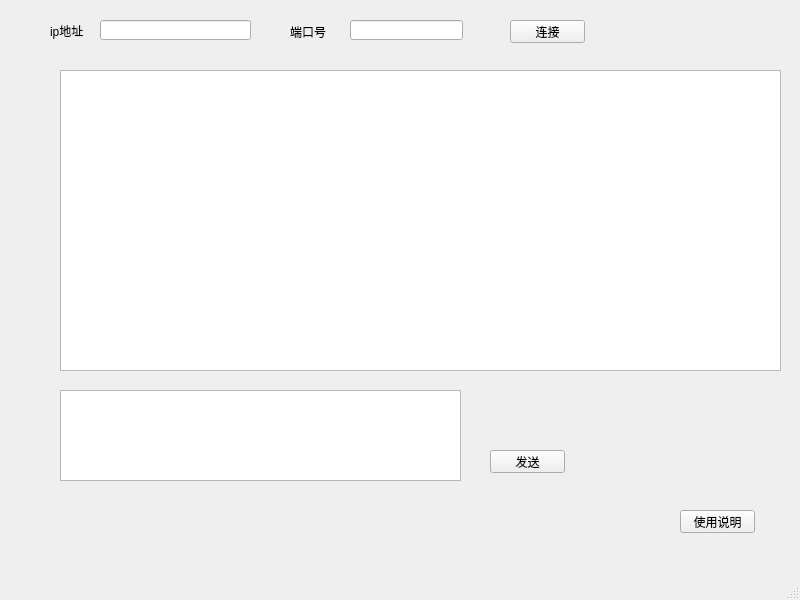
<?xml version="1.0" encoding="UTF-8"?>
<ui version="4.0">
 <class>MainWindow</class>
 <widget class="QMainWindow" name="MainWindow">
  <property name="geometry">
   <rect>
    <x>0</x>
    <y>0</y>
    <width>800</width>
    <height>600</height>
   </rect>
  </property>
  <property name="windowTitle">
   <string>MainWindow</string>
  </property>
  <widget class="QWidget" name="centralwidget">
   <widget class="QLabel" name="label">
    <property name="geometry">
     <rect>
      <x>50</x>
      <y>20</y>
      <width>54</width>
      <height>21</height>
     </rect>
    </property>
    <property name="text">
     <string>ip地址</string>
    </property>
   </widget>
   <widget class="QLineEdit" name="ip_addr">
    <property name="geometry">
     <rect>
      <x>100</x>
      <y>20</y>
      <width>151</width>
      <height>20</height>
     </rect>
    </property>
   </widget>
   <widget class="QTextEdit" name="_input">
    <property name="geometry">
     <rect>
      <x>60</x>
      <y>390</y>
      <width>401</width>
      <height>91</height>
     </rect>
    </property>
   </widget>
   <widget class="QTextBrowser" name="_output">
    <property name="geometry">
     <rect>
      <x>60</x>
      <y>70</y>
      <width>721</width>
      <height>301</height>
     </rect>
    </property>
   </widget>
   <widget class="QLabel" name="label_2">
    <property name="geometry">
     <rect>
      <x>290</x>
      <y>21</y>
      <width>54</width>
      <height>21</height>
     </rect>
    </property>
    <property name="text">
     <string>端口号</string>
    </property>
   </widget>
   <widget class="QLineEdit" name="port_num">
    <property name="geometry">
     <rect>
      <x>350</x>
      <y>20</y>
      <width>113</width>
      <height>20</height>
     </rect>
    </property>
   </widget>
   <widget class="QPushButton" name="connect_btn">
    <property name="geometry">
     <rect>
      <x>510</x>
      <y>20</y>
      <width>75</width>
      <height>23</height>
     </rect>
    </property>
    <property name="text">
     <string>连接</string>
    </property>
   </widget>
   <widget class="QPushButton" name="send_btn">
    <property name="geometry">
     <rect>
      <x>490</x>
      <y>450</y>
      <width>75</width>
      <height>23</height>
     </rect>
    </property>
    <property name="text">
     <string>发送</string>
    </property>
   </widget>
   <widget class="QPushButton" name="guide_btn">
    <property name="geometry">
     <rect>
      <x>680</x>
      <y>510</y>
      <width>75</width>
      <height>23</height>
     </rect>
    </property>
    <property name="text">
     <string>使用说明</string>
    </property>
   </widget>
  </widget>
  <widget class="QMenuBar" name="menubar">
   <property name="geometry">
    <rect>
     <x>0</x>
     <y>0</y>
     <width>800</width>
     <height>23</height>
    </rect>
   </property>
  </widget>
  <widget class="QStatusBar" name="statusbar"/>
 </widget>
 <resources/>
 <connections/>
</ui>
